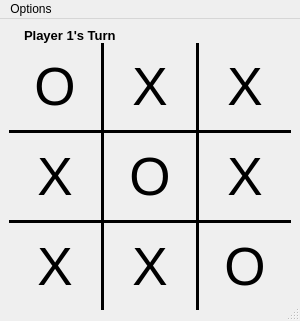
<?xml version="1.0" encoding="UTF-8"?>
<ui version="4.0">
 <class>MainWindow</class>
 <widget class="QMainWindow" name="MainWindow">
  <property name="geometry">
   <rect>
    <x>0</x>
    <y>0</y>
    <width>300</width>
    <height>321</height>
   </rect>
  </property>
  <property name="sizePolicy">
   <sizepolicy hsizetype="Fixed" vsizetype="Fixed">
    <horstretch>0</horstretch>
    <verstretch>0</verstretch>
   </sizepolicy>
  </property>
  <property name="minimumSize">
   <size>
    <width>300</width>
    <height>321</height>
   </size>
  </property>
  <property name="maximumSize">
   <size>
    <width>300</width>
    <height>321</height>
   </size>
  </property>
  <property name="sizeIncrement">
   <size>
    <width>0</width>
    <height>0</height>
   </size>
  </property>
  <property name="windowTitle">
   <string>Tic Tac Toe</string>
  </property>
  <widget class="QWidget" name="centralwidget">
   <property name="minimumSize">
    <size>
     <width>300</width>
     <height>300</height>
    </size>
   </property>
   <property name="maximumSize">
    <size>
     <width>300</width>
     <height>300</height>
    </size>
   </property>
   <layout class="QGridLayout" name="gridLayout">
    <property name="leftMargin">
     <number>9</number>
    </property>
    <property name="spacing">
     <number>0</number>
    </property>
    <item row="4" column="0" colspan="5">
     <widget class="Line" name="line_2">
      <property name="frameShadow">
       <enum>QFrame::Plain</enum>
      </property>
      <property name="lineWidth">
       <number>4</number>
      </property>
      <property name="orientation">
       <enum>Qt::Horizontal</enum>
      </property>
     </widget>
    </item>
    <item row="1" column="1">
     <widget class="Line" name="line_3">
      <property name="frameShadow">
       <enum>QFrame::Plain</enum>
      </property>
      <property name="lineWidth">
       <number>4</number>
      </property>
      <property name="orientation">
       <enum>Qt::Vertical</enum>
      </property>
     </widget>
    </item>
    <item row="2" column="0" colspan="5">
     <widget class="Line" name="line_1">
      <property name="frameShadow">
       <enum>QFrame::Plain</enum>
      </property>
      <property name="lineWidth">
       <number>4</number>
      </property>
      <property name="orientation">
       <enum>Qt::Horizontal</enum>
      </property>
     </widget>
    </item>
    <item row="5" column="4">
     <widget class="QPushButton" name="pushButton_33">
      <property name="sizePolicy">
       <sizepolicy hsizetype="Expanding" vsizetype="MinimumExpanding">
        <horstretch>0</horstretch>
        <verstretch>0</verstretch>
       </sizepolicy>
      </property>
      <property name="font">
       <font>
        <family>Arial</family>
        <pointsize>40</pointsize>
       </font>
      </property>
      <property name="text">
       <string>O</string>
      </property>
      <property name="flat">
       <bool>true</bool>
      </property>
     </widget>
    </item>
    <item row="1" column="2">
     <widget class="QPushButton" name="pushButton_12">
      <property name="sizePolicy">
       <sizepolicy hsizetype="Expanding" vsizetype="MinimumExpanding">
        <horstretch>0</horstretch>
        <verstretch>0</verstretch>
       </sizepolicy>
      </property>
      <property name="font">
       <font>
        <family>Arial</family>
        <pointsize>40</pointsize>
       </font>
      </property>
      <property name="text">
       <string>X</string>
      </property>
      <property name="flat">
       <bool>true</bool>
      </property>
     </widget>
    </item>
    <item row="3" column="4">
     <widget class="QPushButton" name="pushButton_23">
      <property name="sizePolicy">
       <sizepolicy hsizetype="Expanding" vsizetype="MinimumExpanding">
        <horstretch>0</horstretch>
        <verstretch>0</verstretch>
       </sizepolicy>
      </property>
      <property name="font">
       <font>
        <family>Arial</family>
        <pointsize>40</pointsize>
       </font>
      </property>
      <property name="text">
       <string>X</string>
      </property>
      <property name="flat">
       <bool>true</bool>
      </property>
     </widget>
    </item>
    <item row="5" column="0">
     <widget class="QPushButton" name="pushButton_31">
      <property name="sizePolicy">
       <sizepolicy hsizetype="Expanding" vsizetype="MinimumExpanding">
        <horstretch>0</horstretch>
        <verstretch>0</verstretch>
       </sizepolicy>
      </property>
      <property name="font">
       <font>
        <family>Arial</family>
        <pointsize>40</pointsize>
       </font>
      </property>
      <property name="text">
       <string>X</string>
      </property>
      <property name="flat">
       <bool>true</bool>
      </property>
     </widget>
    </item>
    <item row="1" column="4">
     <widget class="QPushButton" name="pushButton_13">
      <property name="sizePolicy">
       <sizepolicy hsizetype="Expanding" vsizetype="MinimumExpanding">
        <horstretch>0</horstretch>
        <verstretch>0</verstretch>
       </sizepolicy>
      </property>
      <property name="font">
       <font>
        <family>Arial</family>
        <pointsize>40</pointsize>
       </font>
      </property>
      <property name="text">
       <string>X</string>
      </property>
      <property name="flat">
       <bool>true</bool>
      </property>
     </widget>
    </item>
    <item row="1" column="0">
     <widget class="QPushButton" name="pushButton_11">
      <property name="sizePolicy">
       <sizepolicy hsizetype="Expanding" vsizetype="MinimumExpanding">
        <horstretch>0</horstretch>
        <verstretch>0</verstretch>
       </sizepolicy>
      </property>
      <property name="font">
       <font>
        <family>Arial</family>
        <pointsize>40</pointsize>
       </font>
      </property>
      <property name="text">
       <string>O</string>
      </property>
      <property name="flat">
       <bool>true</bool>
      </property>
     </widget>
    </item>
    <item row="3" column="0">
     <widget class="QPushButton" name="pushButton_21">
      <property name="sizePolicy">
       <sizepolicy hsizetype="Expanding" vsizetype="MinimumExpanding">
        <horstretch>0</horstretch>
        <verstretch>0</verstretch>
       </sizepolicy>
      </property>
      <property name="font">
       <font>
        <family>Arial</family>
        <pointsize>40</pointsize>
       </font>
      </property>
      <property name="text">
       <string>X</string>
      </property>
      <property name="flat">
       <bool>true</bool>
      </property>
     </widget>
    </item>
    <item row="5" column="2">
     <widget class="QPushButton" name="pushButton_32">
      <property name="sizePolicy">
       <sizepolicy hsizetype="Expanding" vsizetype="MinimumExpanding">
        <horstretch>0</horstretch>
        <verstretch>0</verstretch>
       </sizepolicy>
      </property>
      <property name="font">
       <font>
        <family>Arial</family>
        <pointsize>40</pointsize>
       </font>
      </property>
      <property name="text">
       <string>X</string>
      </property>
      <property name="flat">
       <bool>true</bool>
      </property>
     </widget>
    </item>
    <item row="3" column="2">
     <widget class="QPushButton" name="pushButton_22">
      <property name="sizePolicy">
       <sizepolicy hsizetype="Expanding" vsizetype="MinimumExpanding">
        <horstretch>0</horstretch>
        <verstretch>0</verstretch>
       </sizepolicy>
      </property>
      <property name="font">
       <font>
        <family>Arial</family>
        <pointsize>40</pointsize>
       </font>
      </property>
      <property name="text">
       <string>O</string>
      </property>
      <property name="flat">
       <bool>true</bool>
      </property>
     </widget>
    </item>
    <item row="0" column="0" colspan="5">
     <widget class="QLabel" name="label_Player">
      <property name="sizePolicy">
       <sizepolicy hsizetype="Expanding" vsizetype="Preferred">
        <horstretch>0</horstretch>
        <verstretch>0</verstretch>
       </sizepolicy>
      </property>
      <property name="font">
       <font>
        <family>Arial</family>
        <pointsize>10</pointsize>
        <weight>75</weight>
        <bold>true</bold>
       </font>
      </property>
      <property name="text">
       <string>Player 1's Turn</string>
      </property>
      <property name="margin">
       <number>2</number>
      </property>
      <property name="indent">
       <number>15</number>
      </property>
     </widget>
    </item>
    <item row="3" column="1">
     <widget class="Line" name="line_4">
      <property name="frameShadow">
       <enum>QFrame::Plain</enum>
      </property>
      <property name="lineWidth">
       <number>4</number>
      </property>
      <property name="orientation">
       <enum>Qt::Vertical</enum>
      </property>
     </widget>
    </item>
    <item row="5" column="1">
     <widget class="Line" name="line_5">
      <property name="frameShadow">
       <enum>QFrame::Plain</enum>
      </property>
      <property name="lineWidth">
       <number>4</number>
      </property>
      <property name="orientation">
       <enum>Qt::Vertical</enum>
      </property>
     </widget>
    </item>
    <item row="1" column="3">
     <widget class="Line" name="line_6">
      <property name="frameShadow">
       <enum>QFrame::Plain</enum>
      </property>
      <property name="lineWidth">
       <number>4</number>
      </property>
      <property name="orientation">
       <enum>Qt::Vertical</enum>
      </property>
     </widget>
    </item>
    <item row="3" column="3">
     <widget class="Line" name="line_7">
      <property name="frameShadow">
       <enum>QFrame::Plain</enum>
      </property>
      <property name="lineWidth">
       <number>4</number>
      </property>
      <property name="orientation">
       <enum>Qt::Vertical</enum>
      </property>
     </widget>
    </item>
    <item row="5" column="3">
     <widget class="Line" name="line_8">
      <property name="frameShadow">
       <enum>QFrame::Plain</enum>
      </property>
      <property name="lineWidth">
       <number>4</number>
      </property>
      <property name="orientation">
       <enum>Qt::Vertical</enum>
      </property>
     </widget>
    </item>
   </layout>
  </widget>
  <widget class="QMenuBar" name="menubar">
   <property name="geometry">
    <rect>
     <x>0</x>
     <y>0</y>
     <width>300</width>
     <height>21</height>
    </rect>
   </property>
   <widget class="QMenu" name="menuOptions">
    <property name="title">
     <string>Options</string>
    </property>
    <widget class="QMenu" name="menuNew_Game">
     <property name="title">
      <string>New Game</string>
     </property>
     <addaction name="actionVs_Computer"/>
     <addaction name="actionVs_Player"/>
    </widget>
    <addaction name="menuNew_Game"/>
    <addaction name="actionExit"/>
   </widget>
   <addaction name="menuOptions"/>
  </widget>
  <widget class="QStatusBar" name="statusbar"/>
  <action name="actionExit">
   <property name="text">
    <string>Exit</string>
   </property>
  </action>
  <action name="actionVs_Computer">
   <property name="text">
    <string>Vs Computer</string>
   </property>
  </action>
  <action name="actionVs_Player">
   <property name="text">
    <string>Vs Player</string>
   </property>
  </action>
 </widget>
 <resources/>
 <connections/>
</ui>
